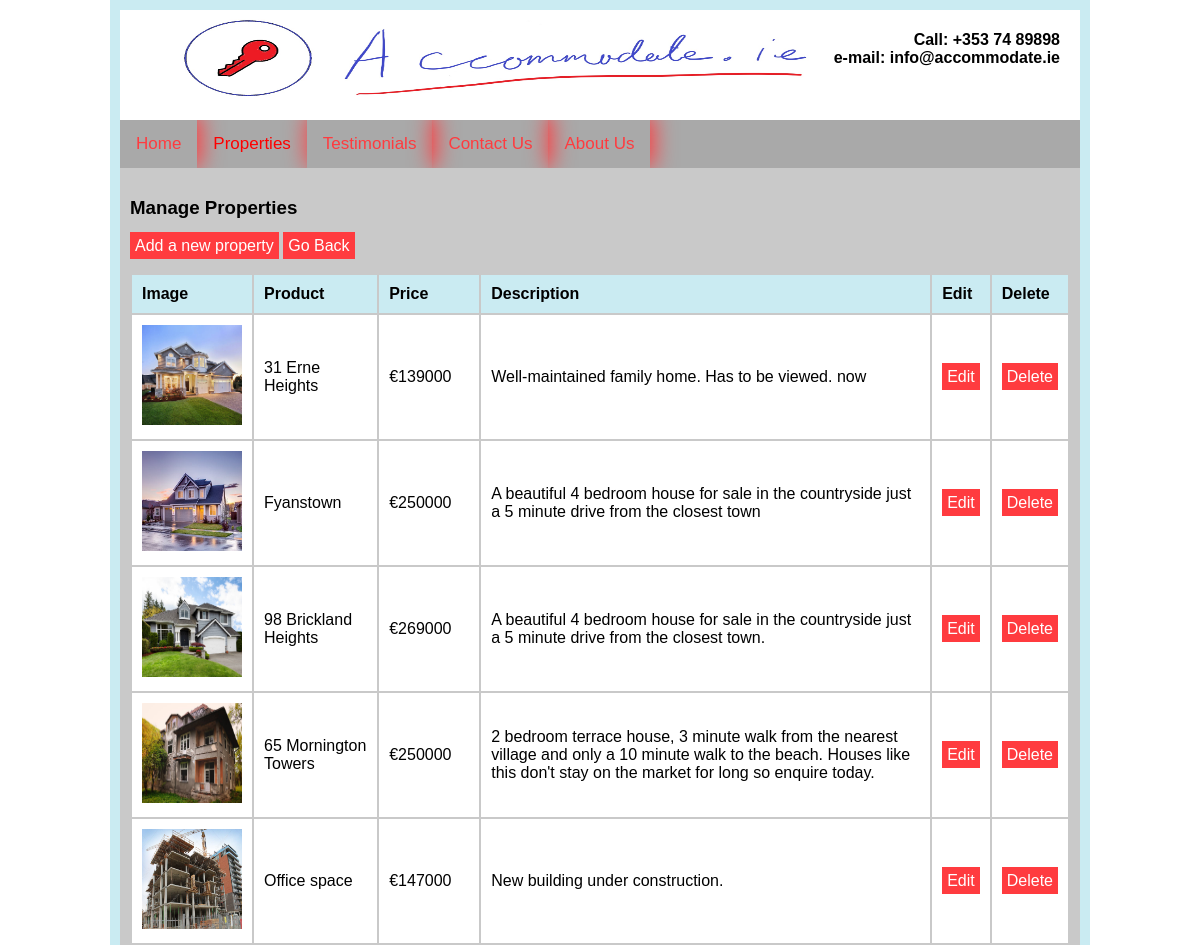
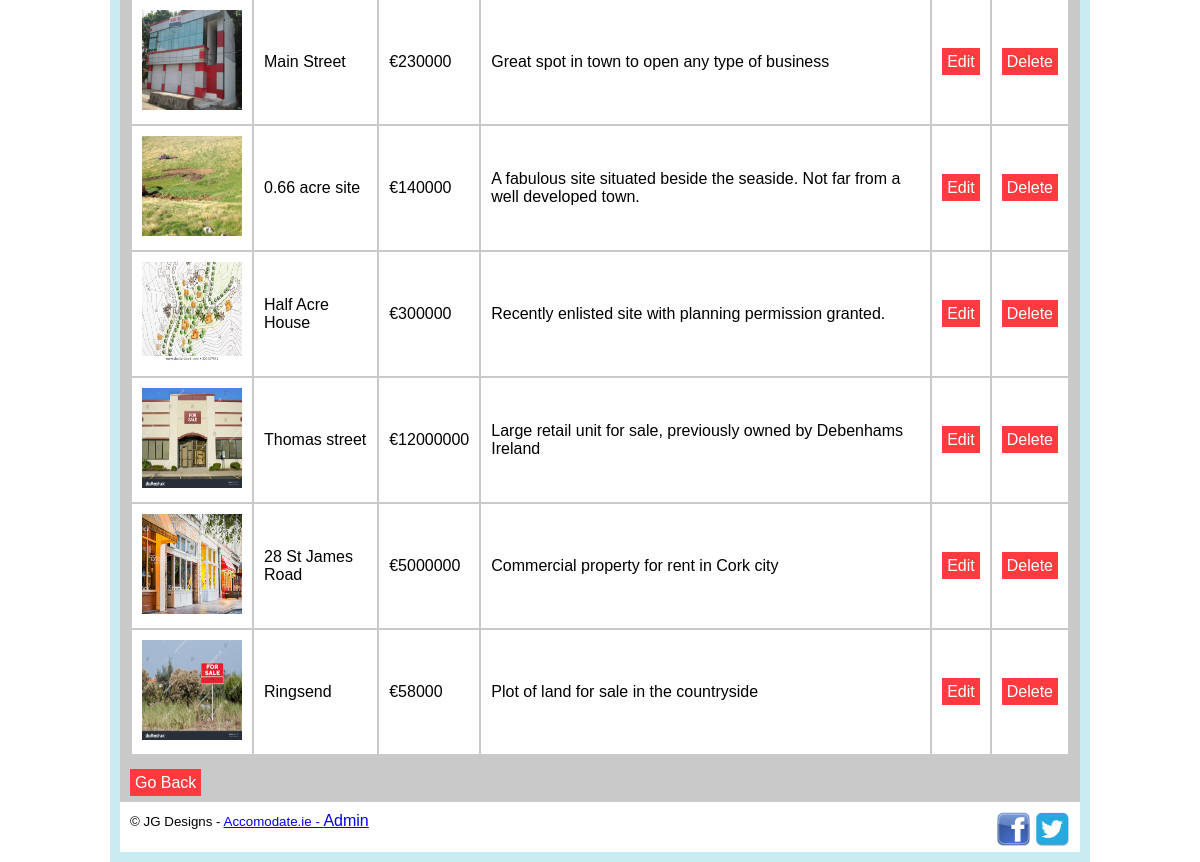
Screenshot of /property/manageproperties.php with the database file from the repository (2 pictures, top to bottom).
### tables this page shows
CREATE TABLE `property` (
  `propertyid` int(11) NOT NULL,
  `address1` varchar(50) NOT NULL,
  `town` varchar(50) NOT NULL,
  `county` varchar(50) NOT NULL,
  `price` double NOT NULL,
  `bedrooms` int(2) DEFAULT NULL,
  `shortdescription` text NOT NULL,
  `longdescription` text NOT NULL,
  `image` varchar(50) NOT NULL,
  `categoryid` int(11) NOT NULL,
  `vendorid` int(11) NOT NULL
);

### property/manageproperties.php (the view, shortened to what this page needs)
<!DOCTYPE HTML>
<html lang="en">
<head>
 <link rel="stylesheet" href="css/styles.css">
 </head>
<body>
<div id="container">
<div id="content">
<h3> Manage Properties</h3>
<a href='addproperty.php?propertyid=$propertyid'>Add a new property</a> <a href='admin.php'>Go Back</a>
<br><br>
<div id="displayproperties">
<?php
$server="localhost";
$dbuser="root";
$password="";
$link=mysqli_connect($server,$dbuser,$password);
mysqli_select_db($link, "accommodate");
$sql="SELECT * from property";
$result=mysqli_query($link, $sql);
if(mysqli_num_rows($result)>0)
{
echo "<table>";
echo "<tr>
<td><strong>Image</td>
<td><strong>Product</td>
<td><strong>Price</td>
<td><strong>Description</td>
<td><strong>Edit</td>
<td><strong>Delete</td>
</tr>";
while($row=mysqli_fetch_array($result)) {
$propertyid=$row["propertyid"];
$image=$row["image"];
$addy=$row["address1"];
$shortdesc=$row["shortdescription"];
$price=$row["price"];
echo "<tr>
<td><img src='$image' width=100 height=100> </td>
<td>$addy</td>
<td>&euro;$price</td>
<td>$shortdesc</td>
<td><a href='editproperty.php?propertyid=$propertyid'>Edit</a></td>
<td><a href='confirmdeleteproduct.php?propertyid=$propertyid'>Delete</a></td>
</tr>";
}
echo "</table>";
}
else
{
echo ("There are no products available at the moment");
}
?>
<br>
<a href='admin.php'>Go Back</a>
<br>
</div>
</div>
</div>
</body>
</html>

### property/css/styles.css (style rules this page uses)
body { background-color: white; }
#container { margin: auto; width: 80%; background-color: #caebf2; border: 10px solid #caebf2; }
#contact { float: right; margin-right: 20px; text-align: right; }
#header { background-color: #ffffff; height: 110px; }
#content { background-color: #c9c9c9; padding: 10px; min-height: 300px; }
#content a { background-color: #ff3b3f; color: white; text-decoration:none; padding:5px; }
#footer { background-color: #ffffff; height: 30px; padding: 10px; }
#footer #fbi { float: right }
#sitename { float: left; width: 300px; padding-top: 20px; }
#logo { float:left; width: 150px; }
table td { padding: 10px; }
table { width: 100% }
table tr:nth-child(1) { background-color: #caebf2; }
table tr { background-color:#FFFFFF; }
body { margin:0;font-family:Arial }
.topnav { overflow: hidden; background-color: #a9a9a9; }
.topnav a { box-shadow: 2px -3px 22px 2px #ff3b3f; float: left; display: block; color: #ff3b3f; text-align: center; padding: 14px 16px; text-decoration: none; font-size: 17px; }
.active { background-color: #a9a9a9; color: white; }
.dropdown { float: left; overflow: hidden; }
.dropdown .dropbtn { font-size: 17px; border: none; outline: none; color: red; padding: 14px 16px; background-color: inherit; font-family: inherit; margin: 0; }

### rows the page displays
property: shows a picture, address1 "31 Erne Heights", price "139000", shortdescription "Well-maintained family home. Has to be viewed. now"
property: image (picture), address1 "Fyanstown", price "250000", shortdescription "A beautiful 4 bedroom house for sale in the countryside just a 5 minute drive from the closest town"
property: image (picture), address1 "98 Brickland Heights", price "269000", shortdescription "A beautiful 4 bedroom house for sale in the countryside just a 5 minute drive from the closest town."
property: image (picture), address1 "65 Mornington Towers", price "250000", shortdescription "2 bedroom terrace house, 3 minute walk from the nearest village and only a 10 minute walk to the beach. Houses like this don't stay on the market for long so enquire today."
property: image (picture), address1 "Office space", price "147000", shortdescription "New building under construction."
property: image (picture), address1 "Main Street", price "230000", shortdescription "Great spot in town to open any type of business"
property: image (picture), address1 "0.66 acre site", price "140000", shortdescription "A fabulous site situated beside the seaside. Not far from a well developed town."
property: image (picture), address1 "Half Acre House", price "300000", shortdescription "Recently enlisted site with planning permission granted."
property: image (picture), address1 "Thomas street", price "12000000", shortdescription "Large retail unit for sale, previously owned by Debenhams Ireland"
property: image (picture), address1 "28 St James Road", price "5000000", shortdescription "Commercial property for rent in Cork city"
property: image (picture), address1 "Ringsend", price "58000", shortdescription "Plot of land for sale in the countryside"
